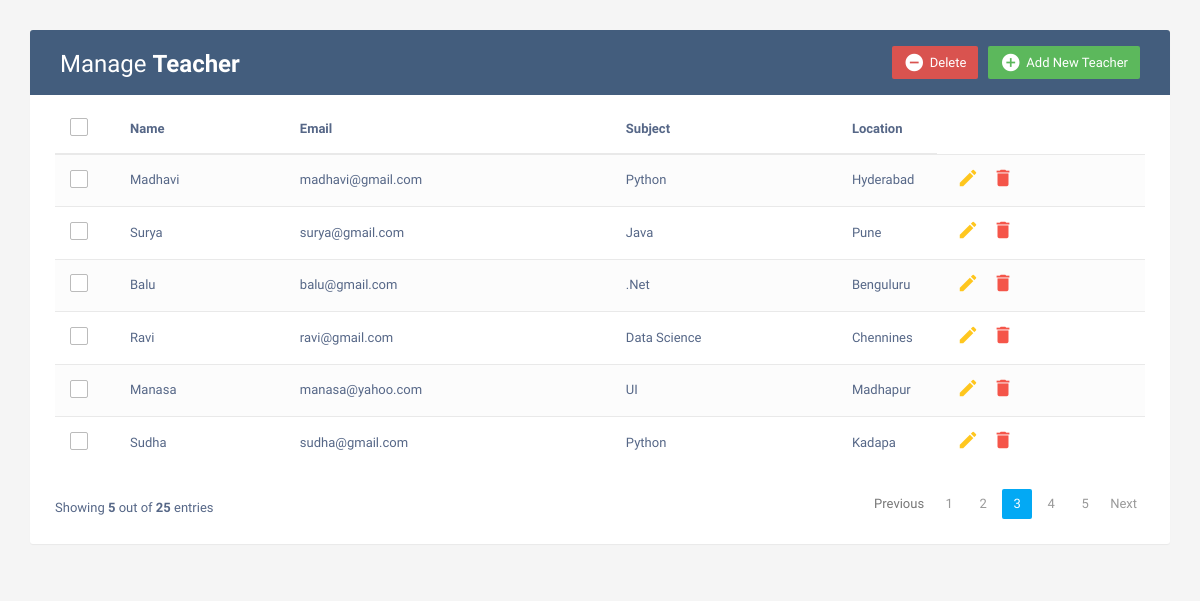
The page / on the database its author committed.
### testapp/models.py (models this page shows, shortened)
class Teacher(models.Model):
    name=models.CharField(max_length=30)
    subject=models.CharField(max_length=30)
    email=models.EmailField()
    location=models.CharField(max_length=30)

### testapp/views.py (the view)
# urls.py: path('',views.teachers,name='teachersdata'),
def teachers(request):
    teacher_list = Teacher.objects.all()
    return render(request, 'index.html', {'teacher_list': teacher_list})

### testapp/templates/index.html (shortened to what this page needs)
{% load static %}
<!DOCTYPE html>
<html lang="en">
<head>
<link rel="stylesheet" href="https://maxcdn.bootstrapcdn.com/font-awesome/4.7.0/css/font-awesome.min.css">
<link rel="stylesheet" href="https://maxcdn.bootstrapcdn.com/bootstrap/3.3.7/css/bootstrap.min.css">
<link rel="stylesheet" href="{% static 'css/style.css' %}">
  <body>
    <div class="container">
        <div class="table-wrapper">
            <div class="table-title">
                <div class="row">
                    <div class="col-sm-6">
						<h2>Manage <b>Teacher</b></h2>
					</div>
					<div class="col-sm-6">
						<a href="#addEmployeeModal" class="btn btn-success" data-toggle="modal"><i class="material-icons">&#xE147;</i> <span>Add New Teacher</span></a>
						<a href="#deleteEmployeeModal" class="btn btn-danger" data-toggle="modal"><i class="material-icons">&#xE15C;</i> <span>Delete</span></a>
					</div>
                </div>
            </div>
            <table class="table table-striped table-hover">
                <thead>
                    <tr>
						<th>
							<span class="custom-checkbox">
								<label for="selectAll"></label>
							</span>
						</th>
                        <th>Name</th>
                        <th>Email</th>
						<th>Subject</th>
                        <th>Location</th>
                    </tr>
                </thead>
                <tbody>
                    {% for i in teacher_list %}
                    <tr>
						<td>
							<span class="custom-checkbox">
								<label for="checkbox1"></label>
							</span>
						</td>
                        <td>{{i.name}}</td>
                        <td>{{i.email}}</td>
						<td>{{i.subject}}</td>
                        <td>{{i.location}}</td>
                        <td>
                            <a href="#editEmployeeModal-{{forloop.counter}}" class="edit" data-toggle="modal"><i class="material-icons" data-toggle="tooltip" title="Edit">&#xE254;</i></a>
                            <a href="#deleteEmployeeModal-{{forloop.counter}}" class="delete" data-toggle="modal"><i class="material-icons" data-toggle="tooltip" title="Delete">&#xE872;</i></a>
                        </td>
                    </tr>
                    {% endfor %}
                </tbody>
            </table>
			<div class="clearfix">
                <div class="hint-text">Showing <b>5</b> out of <b>25</b> entries</div>
                <ul class="pagination">
                    <li class="page-item disabled"><a href="#">Previous</a></li>
                    <li class="page-item"><a href="#" class="page-link">1</a></li>
                    <li class="page-item"><a href="#" class="page-link">2</a></li>
                    <li class="page-item active"><a href="#" class="page-link">3</a></li>
                    <li class="page-item"><a href="#" class="page-link">4</a></li>
                    <li class="page-item"><a href="#" class="page-link">5</a></li>
                    <li class="page-item"><a href="#" class="page-link">Next</a></li>
                </ul>
            </div>
        </div>
    </div>
</body>
</html>

### testapp/static/style.css (style rules this page uses)
body { color: #566787; background: #f5f5f5; font-family: 'Varela Round', sans-serif; font-size: 13px; }
.table-wrapper { background: #fff; padding: 20px 25px; margin: 30px 0; border-radius: 3px; box-shadow: 0 1px 1px rgba(0,0,0,.05); }
.table-title { padding-bottom: 15px; background: #435d7d; color: #fff; padding: 16px 30px; margin: -20px -25px 10px; border-radius: 3px 3px 0 0; }
.table-title h2 { margin: 5px 0 0; font-size: 24px; }
.table-title .btn { color: #fff; float: right; font-size: 13px; border: none; min-width: 50px; border-radius: 2px; border: none; outline: none !important; margin-left: 10px; }
.table-title .btn i { float: left; font-size: 21px; margin-right: 5px; }
.table-title .btn span { float: left; margin-top: 2px; }
table.table tr th, table.table tr td { border-color: #e9e9e9; padding: 12px 15px; vertical-align: middle; }
table.table tr th:first-child { width: 60px; }
table.table tr th:last-child { width: 100px; }
table.table-striped tbody tr:nth-of-type(odd) { background-color: #fcfcfc; }
table.table td:last-child i { opacity: 0.9; font-size: 22px; margin: 0 5px; }
table.table td a { font-weight: bold; color: #566787; display: inline-block; text-decoration: none; outline: none !important; }
table.table td a.edit { color: #FFC107; }
table.table td a.delete { color: #F44336; }
table.table td i { font-size: 19px; }
.pagination { float: right; margin: 0 0 5px; }
.pagination li a { border: none; font-size: 13px; min-width: 30px; min-height: 30px; color: #999; margin: 0 2px; line-height: 30px; border-radius: 2px !important; text-align: center; padding: 0 6px; }
.pagination li.active a, .pagination li.active a.page-link { background: #03A9F4; }
.hint-text { float: left; margin-top: 10px; font-size: 13px; }
.custom-checkbox { position: relative; }
.custom-checkbox label:before { width: 18px; height: 18px; }
.custom-checkbox label:before { content: ''; margin-right: 10px; display: inline-block; vertical-align: text-top; background: white; border: 1px solid #bbb; border-radius: 2px; box-sizing: border-box; z-index: 2; }

### rows shown on the page
Teacher: name "Madhavi", email "madhavi@gmail.com", subject "Python", location "Hyderabad"
Teacher: name "Surya", email "surya@gmail.com", subject "Java", location "Pune"
Teacher: name "Balu", email "balu@gmail.com", subject ".Net", location "Benguluru"
Teacher: name "Ravi", email "ravi@gmail.com", subject "Data Science", location "Chennines"
Teacher: name "Manasa", email "manasa@yahoo.com", subject "UI", location "Madhapur"
Teacher: name "Sudha", email "sudha@gmail.com", subject "Python", location "Kadapa"
